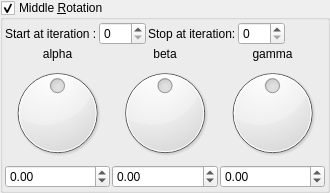
    <widget class="MyGroupBox" name="groupCheck_mandelbox_main_rotation_enabled">
     <property name="title">
      <string>Middle &amp;Rotation  </string>
     </property>
     <property name="checkable">
      <bool>true</bool>
     </property>
     <layout class="QVBoxLayout" name="verticalLayout_8" stretch="0,0">
      <property name="spacing">
       <number>2</number>
      </property>
      <property name="leftMargin">
       <number>2</number>
      </property>
      <property name="topMargin">
       <number>2</number>
      </property>
      <property name="rightMargin">
       <number>2</number>
      </property>
      <property name="bottomMargin">
       <number>2</number>
      </property>
      <item>
       <layout class="QGridLayout" name="gridLayout_9">
        <item row="0" column="0">
         <widget class="QLabel" name="label_47">
          <property name="text">
           <string>Start at iteration :</string>
          </property>
         </widget>
        </item>
        <item row="0" column="6">
         <spacer name="horizontalSpacer_5">
          <property name="orientation">
           <enum>Qt::Horizontal</enum>
          </property>
          <property name="sizeHint" stdset="0">
           <size>
            <width>40</width>
            <height>20</height>
           </size>
          </property>
         </spacer>
        </item>
        <item row="0" column="1">
         <widget class="MySpinBox" name="spinboxInt_transf_start_iterations_C">
          <property name="sizePolicy">
           <sizepolicy hsizetype="Minimum" vsizetype="Maximum">
            <horstretch>0</horstretch>
            <verstretch>0</verstretch>
           </sizepolicy>
          </property>
          <property name="maximum">
           <number>250</number>
          </property>
         </widget>
        </item>
        <item row="0" column="2">
         <widget class="QLabel" name="label_48">
          <property name="text">
           <string>Stop at iteration:</string>
          </property>
         </widget>
        </item>
        <item row="0" column="3">
         <widget class="MySpinBox" name="spinboxInt_transf_stop_iterations_C">
          <property name="sizePolicy">
           <sizepolicy hsizetype="Minimum" vsizetype="Maximum">
            <horstretch>0</horstretch>
            <verstretch>0</verstretch>
           </sizepolicy>
          </property>
          <property name="maximum">
           <number>250</number>
          </property>
         </widget>
        </item>
       </layout>
      </item>
      <item>
       <layout class="QGridLayout" name="gridLayout_10">
        <property name="spacing">
         <number>2</number>
        </property>
        <item row="1" column="2">
         <widget class="QLabel" name="label_49">
          <property name="text">
           <string>gamma</string>
          </property>
          <property name="alignment">
           <set>Qt::AlignCenter</set>
          </property>
         </widget>
        </item>
        <item row="1" column="1">
         <widget class="QLabel" name="label_50">
          <property name="text">
           <string>beta</string>
          </property>
          <property name="alignment">
           <set>Qt::AlignCenter</set>
          </property>
         </widget>
        </item>
        <item row="1" column="0">
         <widget class="QLabel" name="label_51">
          <property name="text">
           <string>alpha</string>
          </property>
          <property name="alignment">
           <set>Qt::AlignCenter</set>
          </property>
         </widget>
        </item>
        <item row="2" column="1">
         <widget class="QDial" name="dial3_mandelbox_rotation_main_y">
          <property name="minimum">
           <number>-18000</number>
          </property>
          <property name="maximum">
           <number>18000</number>
          </property>
          <property name="wrapping">
           <bool>true</bool>
          </property>
         </widget>
        </item>
        <item row="2" column="2">
         <widget class="QDial" name="dial3_mandelbox_rotation_main_z">
          <property name="minimum">
           <number>-18000</number>
          </property>
          <property name="maximum">
           <number>18000</number>
          </property>
          <property name="wrapping">
           <bool>true</bool>
          </property>
         </widget>
        </item>
        <item row="3" column="0">
         <widget class="MyDoubleSpinBox" name="spinboxd3_mandelbox_rotation_main_x">
          <property name="sizePolicy">
           <sizepolicy hsizetype="Minimum" vsizetype="Maximum">
            <horstretch>0</horstretch>
            <verstretch>0</verstretch>
           </sizepolicy>
          </property>
          <property name="prefix">
           <string/>
          </property>
          <property name="suffix">
           <string/>
          </property>
          <property name="decimals">
           <number>2</number>
          </property>
          <property name="minimum">
           <double>-180.000000000000000</double>
          </property>
          <property name="maximum">
           <double>180.000000000000000</double>
          </property>
          <property name="singleStep">
           <double>1.000000000000000</double>
          </property>
         </widget>
        </item>
        <item row="2" column="0">
         <widget class="QDial" name="dial3_mandelbox_rotation_main_x">
          <property name="minimum">
           <number>-18000</number>
          </property>
          <property name="maximum">
           <number>18000</number>
          </property>
          <property name="wrapping">
           <bool>true</bool>
          </property>
         </widget>
        </item>
        <item row="3" column="2">
         <widget class="MyDoubleSpinBox" name="spinboxd3_mandelbox_rotation_main_z">
          <property name="sizePolicy">
           <sizepolicy hsizetype="Minimum" vsizetype="Maximum">
            <horstretch>0</horstretch>
            <verstretch>0</verstretch>
           </sizepolicy>
          </property>
          <property name="prefix">
           <string/>
          </property>
          <property name="suffix">
           <string/>
          </property>
          <property name="decimals">
           <number>2</number>
          </property>
          <property name="minimum">
           <double>-180.000000000000000</double>
          </property>
          <property name="maximum">
           <double>180.000000000000000</double>
          </property>
          <property name="singleStep">
           <double>1.000000000000000</double>
          </property>
         </widget>
        </item>
        <item row="3" column="1">
         <widget class="MyDoubleSpinBox" name="spinboxd3_mandelbox_rotation_main_y">
          <property name="sizePolicy">
           <sizepolicy hsizetype="Minimum" vsizetype="Maximum">
            <horstretch>0</horstretch>
            <verstretch>0</verstretch>
           </sizepolicy>
          </property>
          <property name="prefix">
           <string/>
          </property>
          <property name="suffix">
           <string/>
          </property>
          <property name="decimals">
           <number>2</number>
          </property>
          <property name="minimum">
           <double>-180.000000000000000</double>
          </property>
          <property name="maximum">
           <double>180.000000000000000</double>
          </property>
          <property name="singleStep">
           <double>1.000000000000000</double>
          </property>
         </widget>
        </item>
       </layout>
      </item>
     </layout>
    </widget>
